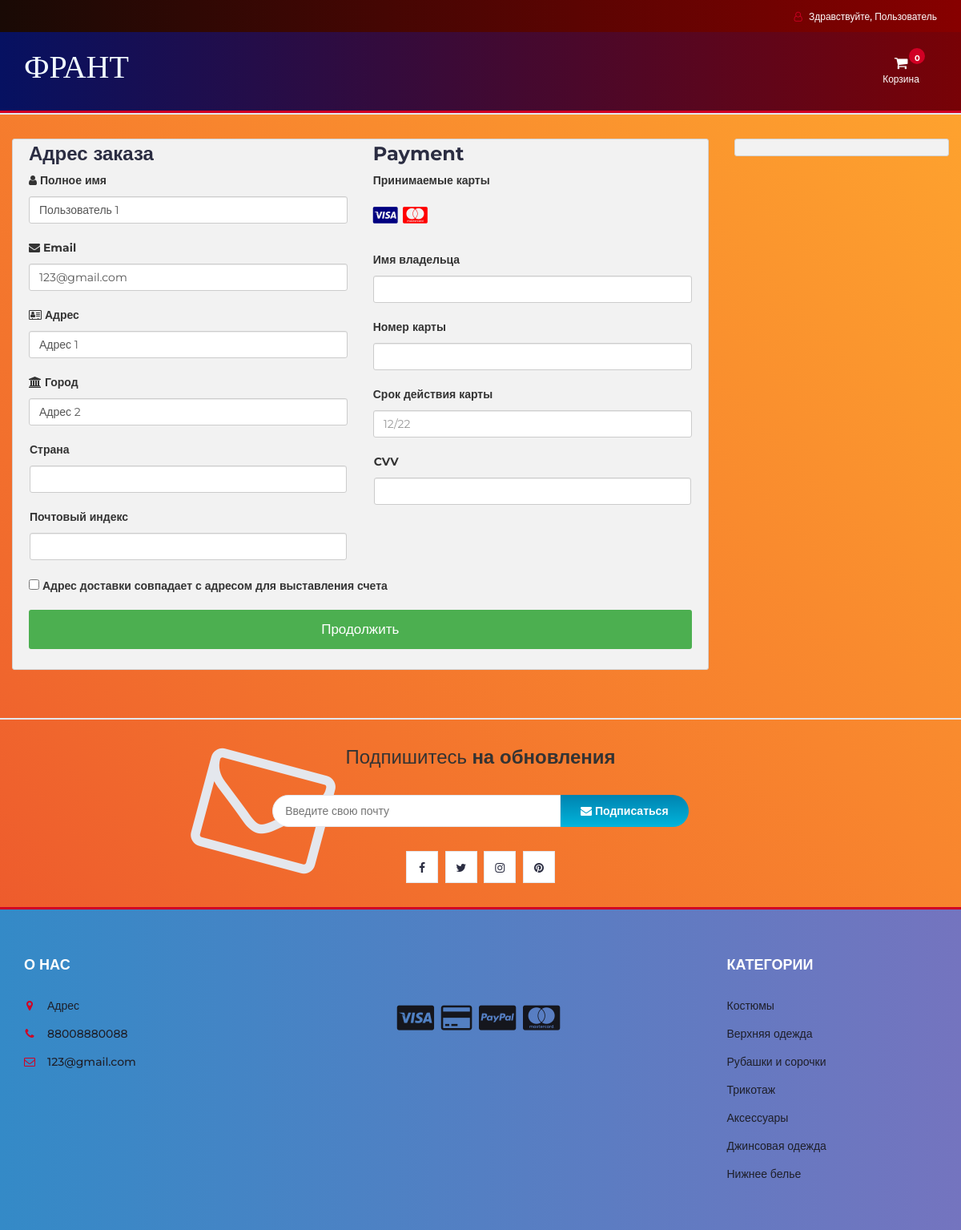
The page /checkout.php (signed in) on the database its author committed.
### tables this page shows
CREATE TABLE `user_info` (
  `user_id` int(10) NOT NULL,
  `first_name` varchar(100) NOT NULL,
  `last_name` varchar(100) NOT NULL,
  `email` varchar(300) NOT NULL,
  `password` varchar(300) NOT NULL,
  `mobile` varchar(10) NOT NULL,
  `address1` varchar(300) NOT NULL,
  `address2` varchar(11) NOT NULL
);

### checkout.php (the view, shortened to what this page needs)
<?php
include "db.php";
include "header.php";
?>
<section class="section">
	<div class="container-fluid">
		<div class="row-checkout">
		<?php
		if(isset($_SESSION["uid"])){
			$sql = "SELECT * FROM user_info WHERE user_id='$_SESSION[uid]'";
			$query = mysqli_query($con,$sql);
			$row=mysqli_fetch_array($query);
		echo'
			<div class="col-75">
				<div class="container-checkout">
				<form id="checkout_form" action="checkout_process.php" method="POST" class="was-validated">
					<div class="row-checkout">
					<div class="col-50">
						<h3>Адрес заказа</h3>
						<label for="fname"><i class="fa fa-user" ></i> Полное имя</label>
						<input type="text" id="fname" class="form-control" name="firstname" pattern="^[а-яА-Я]+$"  value="'.$row["first_name"].' '.$row["last_name"].'">
						<label for="email"><i class="fa fa-envelope"></i> Email</label>
						<input type="text" id="email" name="email" class="form-control" pattern="^[_a-z0-9-]+(\.[_a-z0-9-]+)*@[a-z0-9]+(\.[a-z]{2,4})$" value="'.$row["email"].'" required>
						<label for="adr"><i class="fa fa-address-card-o"></i> Адрес</label>
						<input type="text" id="adr" name="address" class="form-control" value="'.$row["address1"].'" required>
						<label for="city"><i class="fa fa-institution"></i> Город</label>
						<input type="text" id="city" name="city" class="form-control" value="'.$row["address2"].'" pattern="^[а-яА-Я]+$" required>
						<div class="row">
						<div class="col-50">
							<label for="state">Страна</label>
							<input type="text" id="state" name="state" class="form-control" pattern="^[а-яА-я]+$" required>
						</div>
						<div class="col-50">
							<label for="zip">Почтовый индекс</label>
							<input type="text" id="zip" name="zip" class="form-control" pattern="^[0-9]{6}(?:-[0-9]{4})?$" required>
						</div>
						</div>
					</div>
					<div class="col-50">
						<h3>Payment</h3>
						<label for="fname">Принимаемые карты</label>
						<div class="icon-container">
						<i class="fa fa-cc-visa" style="color:navy;"></i>
						<i class="fa fa-cc-mastercard" style="color:red;"></i>
						</div>
						<label for="cname">Имя владельца</label>
						<input type="text" id="cname" name="cardname" class="form-control" pattern="^[а-яА-Я]+$" required>
						<div class="form-group" id="card-number-field">
                        <label for="cardNumber">Номер карты</label>
                        <input type="text" class="form-control" id="cardNumber" name="cardNumber" required>
                    </div>
						<label for="expdate">Срок действия карты</label>
						<input type="text" id="expdate" name="expdate" class="form-control" pattern="^((0[1-9])|(1[0-2]))\/(\d{2})$" placeholder="12/22"required>
						<div class="row">
						<div class="col-50">
							<div class="form-group CVV">
								<label for="cvv">CVV</label>
								<input type="text" class="form-control" name="cvv" id="cvv" required>
						</div>
						</div>
					</div>
					</div>
					</div>
					<label><input type="CHECKBOX" name="q" class="roomselect" value="conform" required> Адрес доставки совпадает с адресом для выставления счета
					</label>';
					$total=0;
					$total_count=$_POST['total_count'];
				echo'
				<input type="hidden" name="total_count" value="'.$total_count.'">
					<input type="hidden" name="total_price" value="'.$total.'">
					<input type="submit" id="submit" value="Продолжить" class="checkout-btn">
				</form>
				</div>
			</div>
			';
		}else{
			echo"<script>window.location.href = 'cart.php'</script>";
		}
		?>
			<div class="col-25">
				<div class="container-checkout">
				</div>
			</div>
		</div>
	</div>
</section>
		<div id="newsletter" class="section">
			<div class="container">
				<div class="row">
					<div class="col-md-12">
						<div class="newsletter">
							<p>Подпишитесь <strong>на обновления</strong></p>
							<form >
								<input class="input" type="email" placeholder="Введите свою почту">
								<button class="newsletter-btn"><i class="fa fa-envelope"></i> Подписаться</button>
							</form>
							<ul class="newsletter-follow">
								<li>
									<a href="#"><i class="fa fa-facebook"></i></a>
								</li>
								<li>
									<a href="#"><i class="fa fa-twitter"></i></a>
								</li>
								<li>
									<a href="#"><i class="fa fa-instagram"></i></a>
								</li>
								<li>
									<a href="#"><i class="fa fa-pinterest"></i></a>
								</li>
							</ul>
						</div>
					</div>
				</div>
			</div>
		</div>
<?php
include "footer.php";
?>

### header.php (shortened to what this page needs)
<!DOCTYPE html>
<html lang="en">
	<head>
		<link type="text/css" rel="stylesheet" href="css/bootstrap.min.css"/>
		<link type="text/css" rel="stylesheet" href="css/slick.css"/>
		<link type="text/css" rel="stylesheet" href="css/slick-theme.css"/>
		<link type="text/css" rel="stylesheet" href="css/nouislider.min.css"/>
		<link rel="stylesheet" href="css/font-awesome.min.css">
		<link type="text/css" rel="stylesheet" href="css/style.css"/>
		<link type="text/css" rel="stylesheet" href="css/accountbtn.css"/>
    </head>
	<body>
		<header>
			<div id="top-header">
				<div class="container">
					<ul class="header-links pull-right">
						<li><?php
                             include "db.php";
                            if(isset($_SESSION["uid"])){
                                $sql = "SELECT first_name FROM user_info WHERE user_id='$_SESSION[uid]'";
                                $query = mysqli_query($con,$sql);
                                $row=mysqli_fetch_array($query);
                                echo '
                               <div class="dropdownn">
                                  <a href="#" class="dropdownn" data-toggle="modal" data-target="#myModal" ><i class="fa fa-user-o"></i> Здравствуйте, '.$row["first_name"].'</a>
                                  <div class="dropdownn-content">
                                    <a href="" data-toggle="modal" data-target="#profile"><i class="fa fa-user-circle" aria-hidden="true" ></i>Мой профиль</a>
                                    <a href="logout.php"  ><i class="fa fa-sign-in" aria-hidden="true"></i>Выйти</a>
                                  </div>
                                </div>';
                            }
                                             ?>
                                </li>
					</ul>
				</div>
			</div>
			<div id="header">
				<div class="container">
					<div class="row">
						<div class="col-md-3">
							<div class="header-logo">
								<a href="#" class="logo">
								<font style="font-style:normal; font-size: 40px;color: aliceblue;font-family: serif">
                                        ФРАНТ
                                    </font>
								</a>
							</div>
						</div>
						<div class="col-md-9 clearfix" width:25% >
							<div class="header-ctn" width:25%>
								<div class="dropdown">
									<a class="dropdown-toggle" data-toggle="dropdown" aria-expanded="true">
										<i class="fa fa-shopping-cart"></i>
										<span>Корзина</span>
										<div class="badge qty">0</div>
									</a>
									</div>
							</div>
						</div>
					</div>
				</div>
			</div>
		</header>
		<nav id='navigation'>
		</nav>

### css/style.css (style rules this page uses)
body { font-family: 'Montserrat', sans-serif; font-weight: 400; background-image: linear-gradient(-134deg, #FFA62E 0%, #FB962E 20%, #F8852E 40%, #F3742D 60%, #EF612D 80%, #EA4D2C 100%); }
h1, h2, h3, h4, h5, h6 { color: #2B2D42; font-weight: 700; margin: 0 0 10px; }
a { color: #2B2D42; font-weight: 500; -webkit-transition: 0.2s color; transition: 0.2s color; }
ul, ol { margin: 0; padding: 0; list-style: none }
.input { height: 40px; padding: 0px 15px; border: 1px solid #E4E7ED; background-color: #FFF; width: 100%; }
.section { padding-top: 30px; padding-bottom: 30px; }
#top-header { padding-top: 10px; padding-bottom: 10px; background-color: #1E1F29; }
.header-links li { display: inline-block; margin-right: 15px; font-size: 12px; }
.header-links li:last-child { margin-right: 0px; }
.header-links li a { color: #FFF; }
.header-links li i { color: #D10024; margin-right: 5px; }
#header { padding-top: 15px; padding-bottom: 15px; background-image: linear-gradient(-135deg, #FF6CAB 0%, #F660BC 10%, #EC53CD 20%, #E045DE 30%, #D335EE 40%, #C323FF 50%, #B53AFF 60%, #A749FF 70%, #9854FF 80%, #865EFF 90%, #7366FF 100%); }
.header-logo { float: left; }
.header-ctn { float: right; padding: 15px 0px; }
.header-ctn>div { display: inline-block; }
.header-ctn>div>a { display: block; position: relative; width: 90px; text-align: center; color: #FFF; }
.header-ctn>div>a>i { display: block; font-size: 18px; }
.header-ctn>div>a>span { font-size: 12px; }
.header-ctn>div>a>.qty { position: absolute; right: 15px; top: -10px; width: 20px; height: 20px; line-height: 20px; text-align: center; border-radius: 50%; font-size: 10px; color: #FFF; background-color: #D10024; }
#navigation { background: #FFF; border-bottom: 2px solid #E4E7ED; border-top: 3px solid #D10024; }
#newsletter.section { border-top: 2px solid #E4E7ED; border-bottom: 3px solid #D10024; margin-top: 30px; }
.newsletter { text-align: center; }
.newsletter p { font-size: 24px; }
.newsletter form { position: relative; max-width: 520px; margin: 30px auto; }
.newsletter form:after { content: "\f003"; font-family: FontAwesome; position: absolute; font-size: 160px; color: #E4E7ED; top: 15px; -webkit-transform: translateY(-50%) rotate(15deg); -ms-transform: translateY(-50%) rotate(15deg); transform: translateY(-50%) rotate(15deg); z-index: -1; left: -90px; }
.newsletter form .input { width: calc(100% - 160px); margin-right: -4px; border-radius: 40px 0px 0px 40px; }
.newsletter form .newsletter-btn { width: 160px; height: 40px; font-weight: 700; background: #00B4DB; background: -webkit-linear-gradient(to bottom, #0083B0, #00B4DB); background: linear-gradient(to bottom, #0083B0, #00B4DB); color: #FFF; border: none; border-radius: 0px 40px 40px 0px; }
.newsletter .newsletter-follow { text-align: center; }
.newsletter .newsletter-follow li { display: inline-block; margin-right: 5px; }
.newsletter .newsletter-follow li:last-child { margin-right: 0px; }
.newsletter .newsletter-follow li a { position: relative; display: block; width: 40px; height: 40px; text-align: center; line-height: 40px; border: 1px solid #E4E7ED; background-color: #FFF; -webkit-transition: 0.2s all; transition: 0.2s all; }

### css/accountbtn.css (style rules this page uses)
.dropdownn { position: relative; display: inline-block; }

### header.php (style rules this page uses)
#navigation { background: #FF4E50; background: -webkit-linear-gradient(to right, #F9D423, #FF4E50); background: linear-gradient(to right, #F9D423, #FF4E50); }
#header { background: #780206; background: -webkit-linear-gradient(to right, #061161, #780206); background: linear-gradient(to right, #061161, #780206); }
#top-header { background: #870000; background: -webkit-linear-gradient(to right, #190A05, #870000); background: linear-gradient(to right, #190A05, #870000); }

### rows shown on the page
user_info: first_name "Пользователь", firstname "Пользователь 1", email "123@gmail.com", address "Адрес 1", city "Адрес 2"
